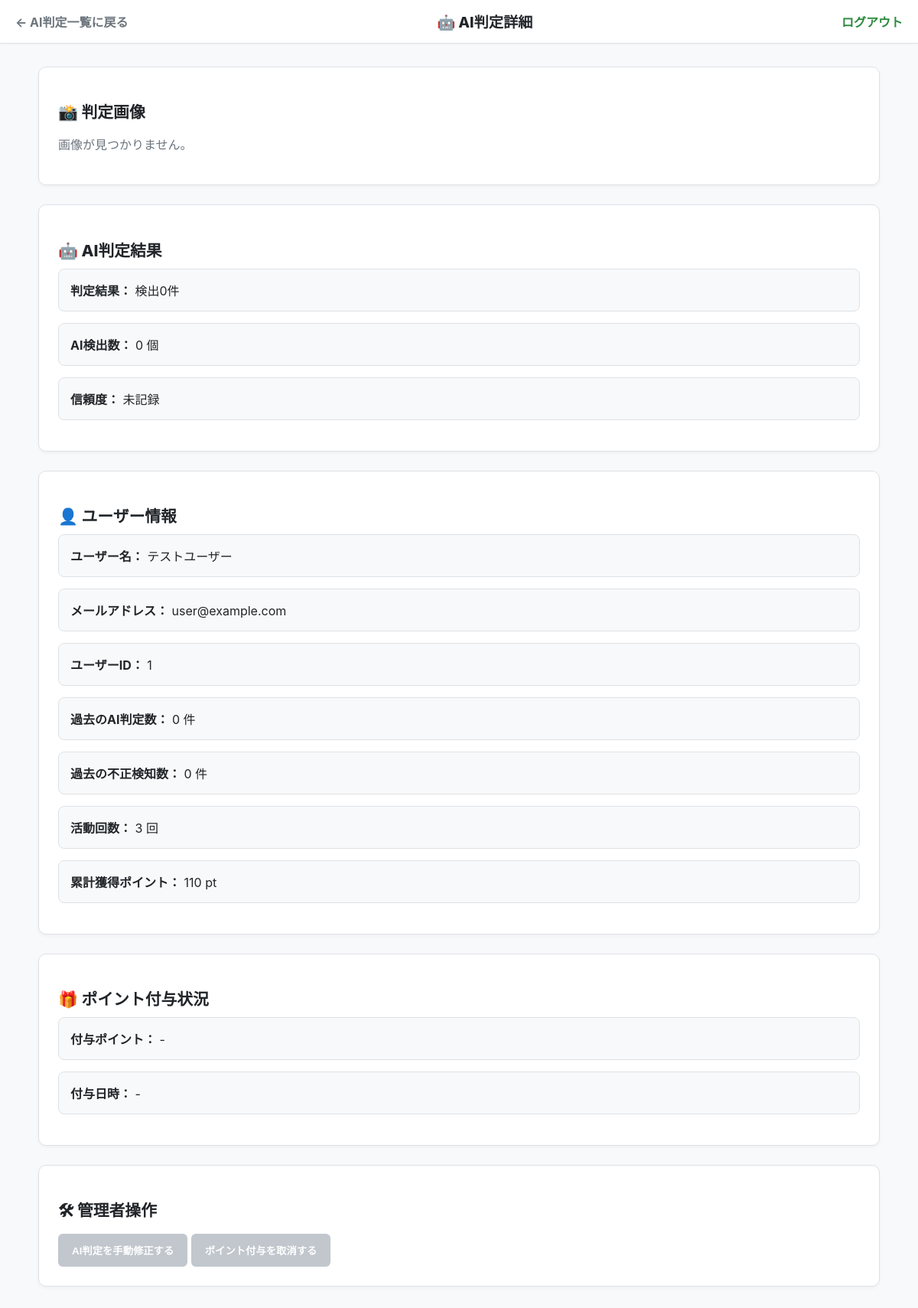
The page /admin/ai/1 (signed in) on the database its author committed.
### tables this page shows
CREATE TABLE ai_logs (
                id INTEGER PRIMARY KEY AUTOINCREMENT,
                user_id INTEGER,
                activity_id INTEGER,
                detected_count INTEGER,
                confidence REAL,
                image_path TEXT,
                is_flagged INTEGER DEFAULT 0,
                flag_reason TEXT,
                created_at TEXT DEFAULT CURRENT_TIMESTAMP, result_status TEXT NOT NULL
                DEFAULT 'detected'
                CHECK(result_status IN ('detected', 'no_detection', 'failed')), image_sha256 TEXT, detected_classes_json TEXT,
                FOREIGN KEY (user_id) REFERENCES users(id)
            );

CREATE TABLE users (
                    id INTEGER PRIMARY KEY AUTOINCREMENT,
                    email TEXT UNIQUE,
                    password TEXT,
                    name TEXT,
                    role TEXT,
                    total_points INTEGER DEFAULT 0 CHECK(total_points >= 0)
                , login_destination TEXT NOT NULL
                    DEFAULT 'user'
                    CHECK(login_destination IN ('user', 'organizer')), onboarding_completed INTEGER NOT NULL
                    DEFAULT 0 CHECK(onboarding_completed IN (0, 1)));

### app.py (the view)
@app.route('/admin/ai/<int:log_id>')
@admin_required
def admin_ai_log_detail(log_id):
    conn = get_db()
    try:
        row = conn.execute('''
            WITH activity_summary AS (
                SELECT user_id, COUNT(*) AS activity_count,
                       COALESCE(SUM(points_earned), 0) AS lifetime_points
                FROM activity_history
                GROUP BY user_id
            )
            SELECT l.*, u.name AS user_name, u.email AS email,
                   a.points_earned AS points,
                   a.date AS point_timestamp,
                   COALESCE(s.activity_count, 0) AS activity_count,
                   COALESCE(s.lifetime_points, 0) AS lifetime_points,
                   (SELECT COUNT(*) FROM ai_logs prior
                    WHERE prior.user_id = l.user_id AND prior.id < l.id) AS user_history_count,
                   (SELECT COUNT(*) FROM ai_logs prior
                    WHERE prior.user_id = l.user_id AND prior.id < l.id
                      AND prior.is_flagged = 1) AS prior_flag_count
            FROM ai_logs l
            LEFT JOIN users u ON u.id = l.user_id
            LEFT JOIN activity_history a ON a.id = l.activity_id
            LEFT JOIN activity_summary s ON s.user_id = l.user_id
            WHERE l.id = ?
        ''', (log_id,)).fetchone()
    finally:
        conn.close()
    if row is None:
        return 'AI判定ログが見つかりません。', 404
    log = _prepare_ai_log(row)
    return render_template('admin_ai_log_detail.html', log=log)

### app.py (called while the page is built, shortened)
def get_db():
    conn = sqlite3.connect(DATABASE)
    conn.row_factory = sqlite3.Row
    conn.execute("PRAGMA foreign_keys = ON")
    return conn

def admin_required(func):
    @wraps(func)
    def wrapper(*args, **kwargs):
        user_id = session.get('user_id')
        if session.get('role') != 'admin' or not user_id:
            return redirect(url_for('login'))
        conn = get_db()
        try:
            user = conn.execute(
                'SELECT role FROM users WHERE id = ?', (user_id,)
            ).fetchone()
        finally:
            conn.close()
        if not user or user['role'] != 'admin':
            session.clear()
            return redirect(url_for('login'))
        return func(*args, **kwargs)
    return wrapper

def _detect_view_mode():
    ua = (request.headers.get('User-Agent') or '').lower()
    if any(token in ua for token in ('mobile', 'android', 'iphone', 'ipod', 'iemobile')):
        return 'mobile'
    return 'pc'

@app.context_processor
def inject_csrf_token():
    if 'csrf_token' not in session:
        session['csrf_token'] = secrets.token_urlsafe(32)
    unread_notifications = 0
    effective_view = _detect_view_mode()
    return {
        'csrf_token': session['csrf_token'],
        'unread_notifications': unread_notifications,
        'view_mode': effective_view,
        'region_profile': get_region_profile(),
    }

def _prepare_ai_log(row):
    log = dict(row)
    image_path = log.get('image_path') or ''
    image_name = os.path.basename(image_path) if image_path else ''
    log['image_url'] = (
        url_for('admin_ai_image', filename=image_name)
        if image_name and image_name == image_path.replace('\\', '/').rsplit('/', 1)[-1]
        else ''
    )
    confidence = log.get('confidence')
    log['confidence_percent'] = (
        round(float(confidence) * 100, 1)
        if confidence is not None else None
    )
    log['result_status_label'] = {
        'detected': '検出あり',
        'no_detection': '検出0件',
        'failed': '判定失敗',
    }.get(log.get('result_status'), '結果不明')
    log['timestamp'] = log.get('created_at') or ''
    log['flagged'] = bool(log.get('is_flagged'))
    log['log_id'] = log['id']
    return log

### templates/admin_ai_log_detail.html (shortened to what this page needs)
<!DOCTYPE html>
<html lang="ja">
<head>
</head>
<body>
    <nav>
        <div style="display:flex; justify-content:space-between; align-items:center;">
            <a href="{{ url_for('admin_ai_logs') }}">← AI判定一覧に戻る</a>
            <span style="font-weight:800; font-size:1.2rem;">🤖 AI判定詳細</span>
            <a href="{{ url_for('logout') }}" style="color:var(--primary-green); font-weight:700;">ログアウト</a>
        </div>
    </nav>
    <div class="container">
        <div class="card">
            <h2 class="title">📸 判定画像</h2>
            {% if log.image_url %}
            <img src="{{ log.image_url }}" class="image-large" alt="AI判定画像">
            {% else %}
            <p class="muted">画像が見つかりません。</p>
            {% endif %}
        </div>
        <div class="card">
            <h2 class="title">🤖 AI判定結果</h2>
            <div class="info-box">
                <strong>判定結果：</strong> {{ log.result_status_label }}
            </div>
            <div class="info-box">
                <strong>AI検出数：</strong>
                {% if log.detected_count is not none %}{{ log.detected_count }} 個{% else %}未記録{% endif %}
            </div>
            <div class="info-box">
                <strong>信頼度：</strong>
                {% if log.confidence_percent is not none %}{{ log.confidence_percent }}%{% else %}未記録{% endif %}
            </div>
        </div>
        <div class="card">
            <h2 class="title">👤 ユーザー情報</h2>
            <div class="info-box">
                <strong>ユーザー名：</strong> {{ log.user_name or 'ユーザー情報なし' }}
            </div>
            <div class="info-box">
                <strong>メールアドレス：</strong> {{ log.email or '-' }}
            </div>
            <div class="info-box">
                <strong>ユーザーID：</strong> {{ log.user_id }}
            </div>
            <div class="info-box">
                <strong>過去のAI判定数：</strong> {{ log.user_history_count }} 件
            </div>
            <div class="info-box">
                <strong>過去の不正検知数：</strong> {{ log.prior_flag_count }} 件
            </div>
            <div class="info-box">
                <strong>活動回数：</strong> {{ log.activity_count }} 回
            </div>
            <div class="info-box">
                <strong>累計獲得ポイント：</strong> {{ log.lifetime_points }} pt
            </div>
        </div>
        <div class="card">
            <h2 class="title">🎁 ポイント付与状況</h2>
            <div class="info-box">
                <strong>付与ポイント：</strong> {{ log.points if log.points is not none else '-' }}{% if log.points is not none %} pt{% endif %}
            </div>
            <div class="info-box">
                <strong>付与日時：</strong> {{ log.point_timestamp or '-' }}
            </div>
        </div>
        <div class="card">
            <h2 class="title">🛠 管理者操作</h2>
            <button class="btn btn-correct" type="button" disabled title="この操作は未実装です">AI判定を手動修正する</button>
            <button class="btn btn-cancel" type="button" disabled title="この操作は未実装です">ポイント付与を取消する</button>
        </div>
    </div>
</body>
</html>

### templates/admin_ai_log_detail.html (style rules this page uses)
:root { --primary-green: #2b8a3e; --bg-gray: #f8f9fa; --border-gray: #dee2e6; --text-dark: #212529; --text-muted: #6c757d; --danger-red: #c0392b; --info-blue: #2980b9; }
body { font-family: -apple-system, BlinkMacSystemFont, "Segoe UI", Roboto, "Helvetica Neue", Arial, sans-serif; background-color: var(--bg-gray); color: var(--text-dark); margin: 0; padding: 0; }
nav { background: #ffffff; border-bottom: 1px solid var(--border-gray); padding: 14px 20px; box-shadow: 0 1px 3px rgba(0,0,0,0.04); }
nav a { text-decoration: none; color: var(--text-muted); font-weight: 700; }
.container { max-width: 1100px; margin: 0 auto; padding: 30px 20px; }
.card { background: #ffffff; border: 1px solid var(--border-gray); border-radius: 10px; padding: 25px; margin-bottom: 25px; box-shadow: 0 2px 4px rgba(0,0,0,0.04); transition: transform 0.2s ease-out; }
.title { font-size: 1.3rem; font-weight: 800; margin-bottom: 10px; display: flex; align-items: center; gap: 6px; }
.muted { color: var(--text-muted); }
.info-box { background: #f8f9fa; border: 1px solid var(--border-gray); padding: 15px; border-radius: 8px; margin-bottom: 15px; }
.btn { padding: 12px 18px; border-radius: 6px; font-weight: 700; border: none; cursor: pointer; }
.btn-cancel { background-color: var(--danger-red); color: #fff; }
.btn-correct { background-color: var(--info-blue); color: #fff; }
.btn:disabled { background-color: #adb5bd; color: #fff; cursor: not-allowed; opacity: 0.75; }

### rows shown on the page
ai_logs: detected_count "0", user_id "1"
users: name "テストユーザー", email "user@example.com"

### other values the page prints
{{ log.result_status_label }} "検出0件"
{{ log.user_history_count }} "0"
{{ log.prior_flag_count }} "0"
{{ log.activity_count }} "3"
{{ log.lifetime_points }} "110"
{{ log.points if log.points is not none else '-' }} "-"
{{ log.point_timestamp or '-' }} "-"
